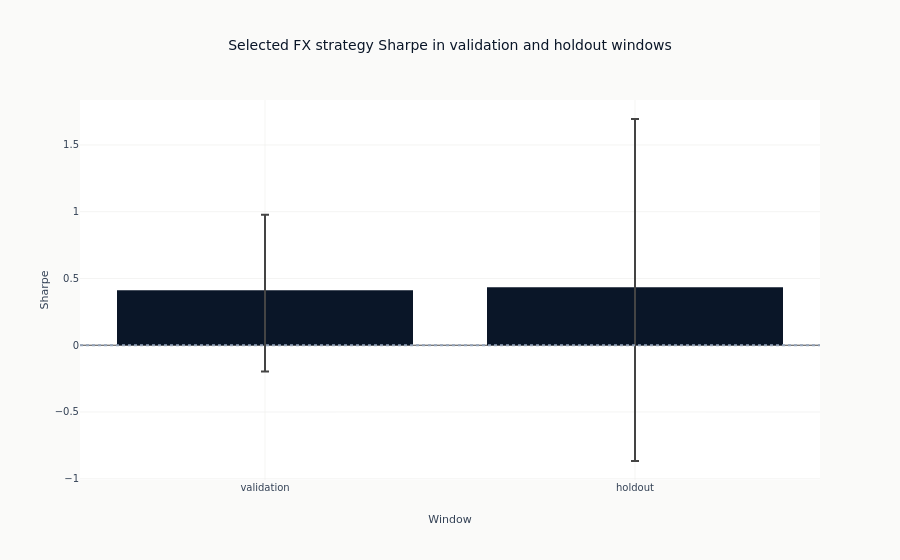

Write notebook code for a chart like this one.
### Code cell
performance_figure = px.bar(
    selected_performance,
    x="period",
    y="sharpe",
    error_y=selected_performance.get_column("sharpe_ci95_hi")
    - selected_performance.get_column("sharpe"),
    error_y_minus=selected_performance.get_column("sharpe")
    - selected_performance.get_column("sharpe_ci95_lo"),
    title="Selected FX strategy Sharpe in validation and holdout windows",
    labels={"period": "Window", "sharpe": "Sharpe"},
)
performance_figure.add_hline(y=0, line_dash="dot", line_color=COLORS["recede"])
performance_figure.show()

### Figure 1 — Plotly figure (JSON) as saved in the notebook; plotly's stock layout.template omitted (floating-point values rounded to 4 significant figures)
{"data": [{"error_y": {"array": [0.566, 1.26], "arrayminus": [0.6089, 1.301]}, "hovertemplate": "Window=%{x}<br>Sharpe=%{y}<extra></extra>", "legendgroup": "", "marker": {"color": "#0a1628", "pattern": {"shape": ""}}, "name": "", "orientation": "v", "showlegend": false, "textposition": "auto", "type": "bar", "x": ["validation", "holdout"], "xaxis": "x", "y": [0.4121, 0.4342], "yaxis": "y"}], "layout": {"barmode": "relative", "legend": {"tracegroupgap": 0}, "shapes": [{"line": {"color": "#94a3b8", "dash": "dot"}, "type": "line", "x0": 0, "x1": 1, "xref": "x domain", "y0": 0, "y1": 0, "yref": "y"}], "title": {"text": "Selected FX strategy Sharpe in validation and holdout windows"}, "xaxis": {"anchor": "y", "domain": [0.0, 1.0], "title": {"text": "Window"}}, "yaxis": {"anchor": "x", "domain": [0.0, 1.0], "title": {"text": "Sharpe"}}}}
